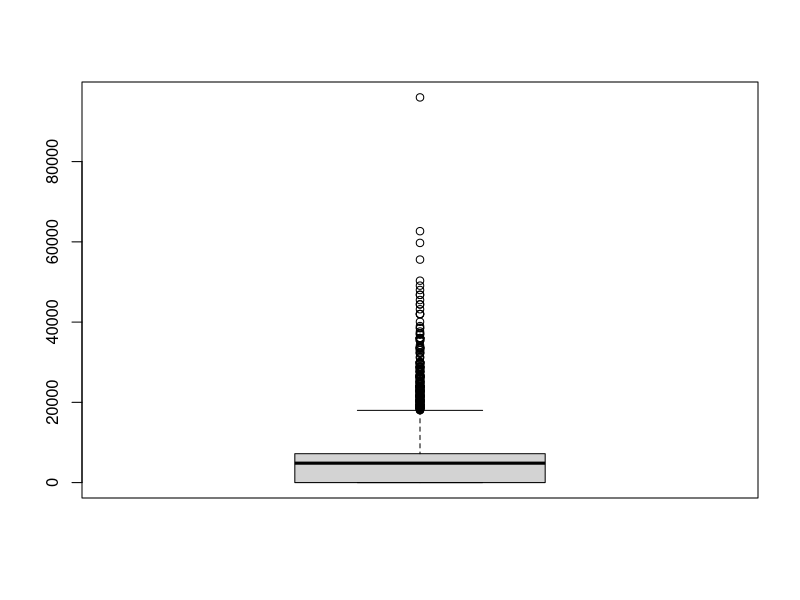
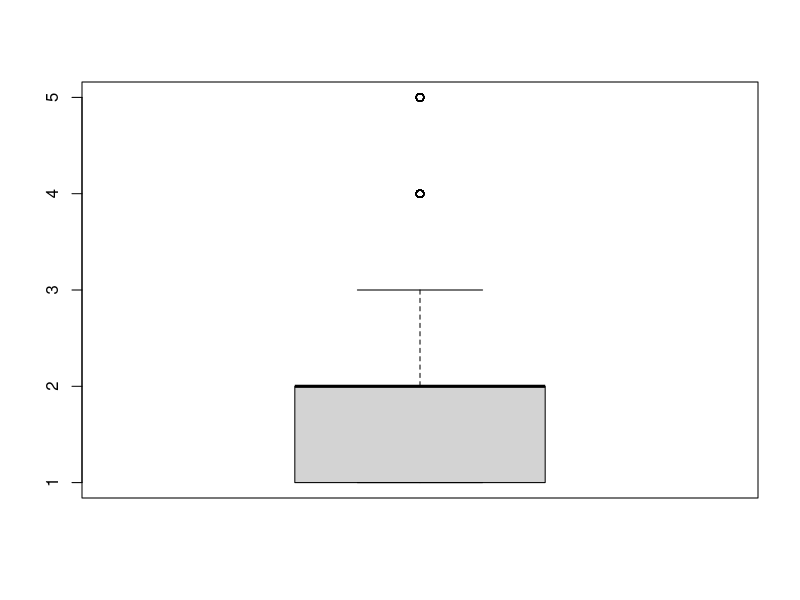
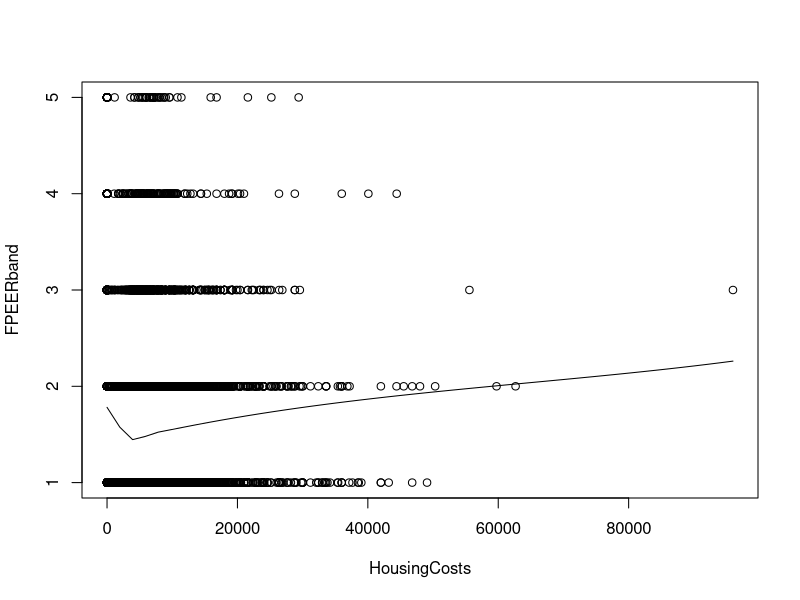
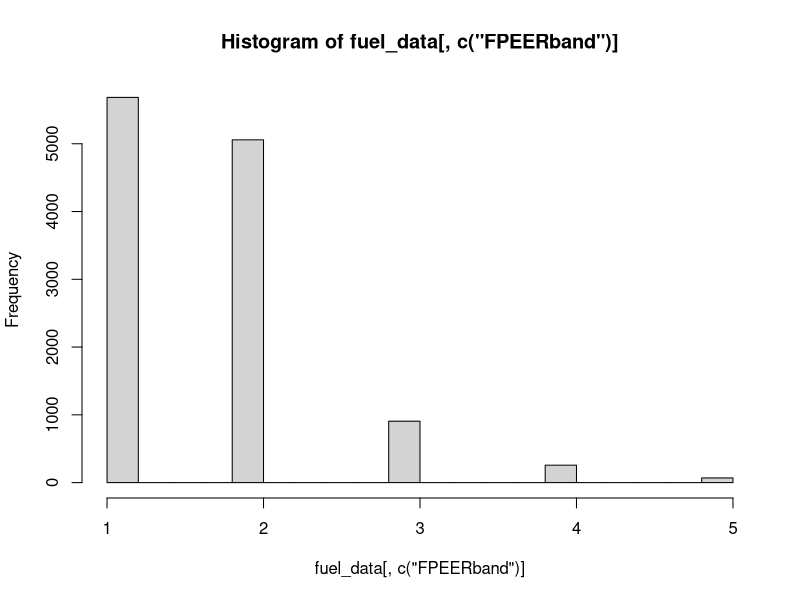
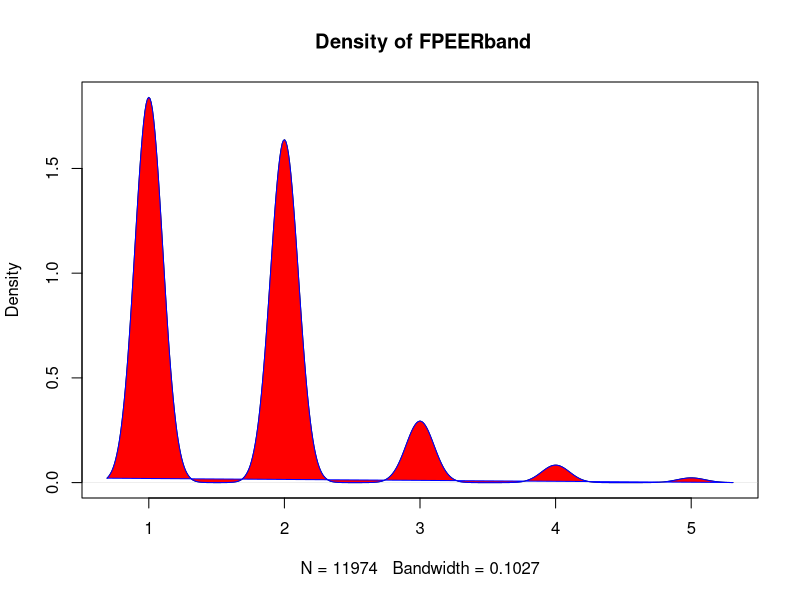

Generate these figures, in order, with R: (Note: this script raises an error after producing the figures.)
## ---- chunk 1
#1. Load your dataset into R.
getwd()
setwd("C:/Uni_doc/Data_Science/Assignment1/gov_data")
#getwd()
fuel_data <- read.csv("fuel_poverty_data_2019.csv")
fuel_data
## ---- chunk 2
str(fuel_data)
## ---- chunk 3
colnames(fuel_data)

## ---- chunk 4
nrow(fuel_data)
  ncol(fuel_data)
  head(fuel_data, n=10)# default n=6 # Assumption- File name is Data
  tail(fuel_data, n=8) # default n=6
  str(fuel_data) 
  summary(fuel_data)
## ---- chunk 5
# Check for missing values
sum(is.na(fuel_data))

## ---- chunk 6
# check for duplicate rows
duplicate_rows <- fuel_data[duplicated(fuel_data),]
if (nrow(duplicate_rows) > 0) {
  cat("There are", nrow(duplicate_rows), "duplicate rows in the dataset.\n")
} else {
  cat("There are no duplicate rows in the dataset.\n")
}
## ---- chunk 7
#1. Create a boxplot for the "Ozone" variable
boxplot(fuel_data[,c('HousingCosts')])
boxplot(fuel_data[,c('FPEERband')])
## ---- chunk 8
# scatter.smooth of "Ozone" against "Wind"
scatter.smooth(fuel_data[,c('HousingCosts','FPEERband')])

## ---- chunk 9
#3. Create a histogram for the "Ozone" variable.
hist(fuel_data[,c('FPEERband')])
## ---- chunk 10
library(tidyr)
fuel_data=drop_na(fuel_data)
## ---- chunk 11
#4. Create a density plot for the "Ozone" variable.
d <- density(fuel_data$FPEERband)
plot(d, main=" Density of FPEERband")
polygon(d, col="red", border="blue")
## ---- chunk 12
#1. Detect outliers using the Z-score method with a threshold of 2.
HousingCosts_data<- fuel_data$HousingCosts
z_scores_HousingCosts<-scale(HousingCosts_data)
treshold<- 2
outliers_HousingCosts<- HousingCosts_data[abs(z_scores_HousingCosts)>treshold]
print(outliers_HousingCosts)
## ---- chunk 13
#2. Detect outliers using the IQR method with a multiplier of 1.5.

HousingCosts_data<- fuel_data$HousingCosts
IQR_HousingCosts<-IQR(HousingCosts_data)
Q1<- quantile(HousingCosts_data,0.25)
Q2<- quantile(HousingCosts_data,0.75)
l_bound<- Q1-1.5*IQR_HousingCosts
U_bound<- Q2+1.5*IQR_HousingCosts
outliers_IQR_HousingCosts<- HousingCosts_data[HousingCosts_data<l_bound | HousingCosts_data > U_bound]
print(outliers_IQR_HousingCosts)
## ---- chunk 14
#3. Detect outliers using Tukey'sfences.
HousingCosts_data<- fuel_data$HousingCosts
outliers_Tukey_HousingCosts<- boxplot.stats(HousingCosts_data)$out
print(outliers_Tukey_HousingCosts)
## ---- chunk 15

copy_fuel_HP<- fuel_data$HousingCosts

IQR_HP<-IQR(copy_fuel_HP)
Q1_HP<- quantile(copy_fuel_HP,0.25)
Q2_HP<- quantile(copy_fuel_HP,0.75)
l_bound_HP<- Q1_HP -1.5*IQR_HP
U_bound_HP<- Q2_HP +1.5*IQR_HP
outliers_HP<- copy_fuel_HP[copy_fuel_HP< l_bound_HP | copy_fuel_HP > U_bound_HP]
print('These are outliers value:')
print(outliers_HP)

copy_fuel_HP[copy_fuel_HP< l_bound_HP | copy_fuel_HP > U_bound_HP]<-NA
print('replace with NA:')
print(copy_fuel_HP)
mean_valHP<- mean(copy_fuel_HP,na.rm = TRUE)
print(paste('This is mean value: ',mean_valHP,'\n'))
Impute_dataHP<- Impute(copy_fuel_HP,mean_valHP)
print('This is Impute_data: \n')
print(Impute_dataHP)
#Visualizing the data after treating the outlier
plot(Impute_dataHP)
